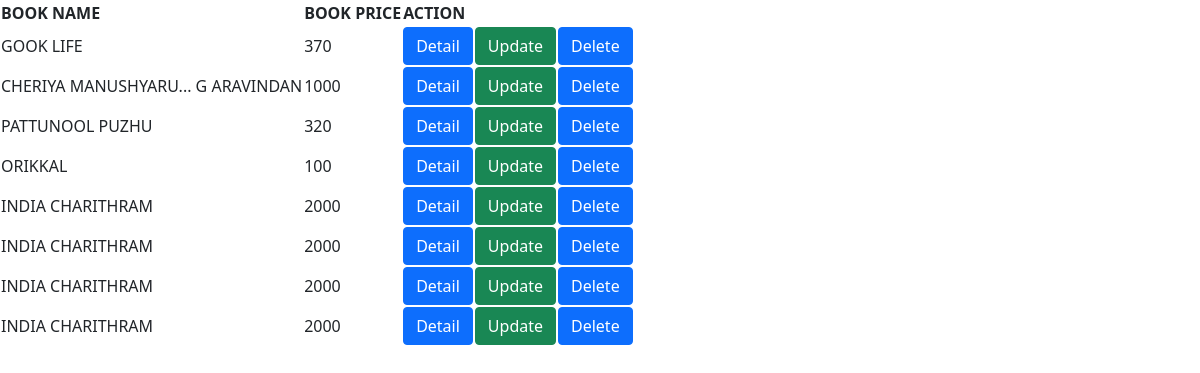
The page /listview/ on the database as committed earlier.
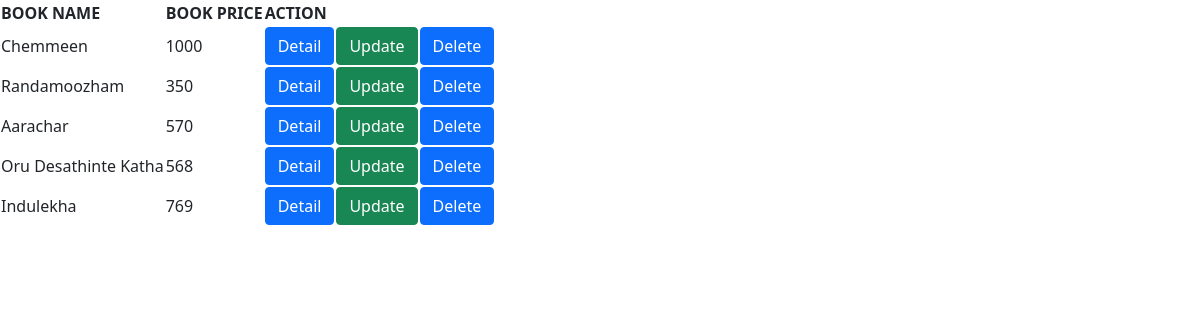
The same page on the database as committed later.
### bookapp/models.py (models this page shows, shortened)
class Book(models.Model):
    objects = None
    title = models.CharField(max_length=50)
    price = models.IntegerField(50)

### bookapp/views.py (the view)
# urls.py: path('listview/', views.list,name='list'),
def list(request):
    books = Book.objects.all()
    return render(request,'listview.html',{'books':books})

### template/listview.html (shortened to what this page needs)
<!DOCTYPE html>
<html lang="en">
<head>
    <link href="https://cdn.jsdelivr.net/npm/bootstrap@5.0.2/dist/css/bootstrap.min.css" rel="stylesheet">
</head>
<body>
    <table class="pic">
        <thead>
            <th>BOOK NAME</th>
            <th>BOOK PRICE</th>
            <th>ACTION</th>
        </thead>
        <tbody>
            {% for book in books %}
            <tr>
                <td>{{book.title}}</td>
                <td>{{book.price}}</td>
                <td><a href="{%url 'view' book.id %}" class="btn btn-primary">Detail</a></td>
                <td><a href="{%url 'Update' book.id %}" class="btn btn-success">Update</a></td>
                <td><a href="{%url 'Delete' book.id %}" class="btn btn-primary">Delete</a></td>
            </tr>
            {% endfor %}
        </tbody>
    </table>
</body>
</html>

Rows that differ between the two databases and show on the page:
removed Book: title "GOOK LIFE", price "370"
removed Book: title "CHERIYA MANUSHYARU... G ARAVINDAN", price "1000"
removed Book: title "PATTUNOOL PUZHU", price "320"
removed Book: title "ORIKKAL", price "100"
removed Book: title "INDIA CHARITHRAM", price "2000"
removed Book: title "INDIA CHARITHRAM", price "2000"
removed Book: title "INDIA CHARITHRAM", price "2000"
removed Book: title "INDIA CHARITHRAM", price "2000"
added Book: title "Chemmeen", price "1000"
added Book: title "Randamoozham", price "350"
added Book: title "Aarachar", price "570"
added Book: title "Oru Desathinte Katha", price "568"
added Book: title "Indulekha", price "769"
